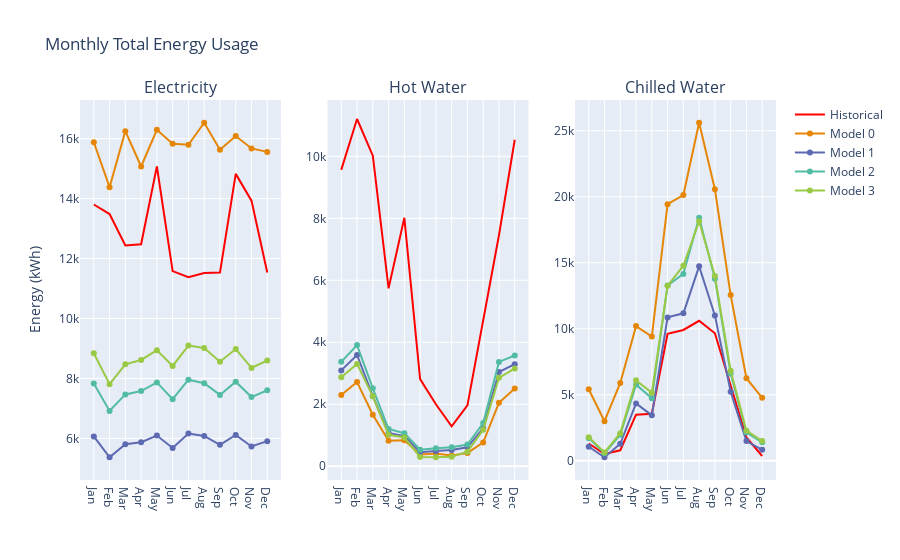
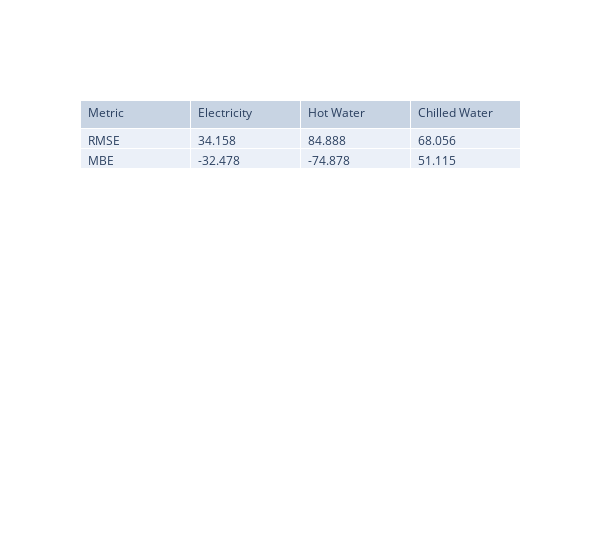

Write notebook code for charts like these, in order.
### Markdown cell above
# Comparison of Annual Trends

### Code cell
fig, metrics = plot_datasets_monthly()
model_num = 3
saveImagePlotly(fig, f"model{model_num}_monthly_e")

pretty_metrics(metrics, f"model{model_num}_metrics" )

### Figure 1 — Plotly figure (JSON) as saved in the notebook; plotly's stock layout.template omitted (floating-point values rounded to 4 significant figures)
{"data": [{"legendgroup": "Months", "line": {"color": "red"}, "mode": "lines", "name": "Historical", "showlegend": true, "type": "scatter", "x": ["Jan", "Feb", "Mar", "Apr", "May", "Jun", "Jul", "Aug", "Sep", "Oct", "Nov", "Dec"], "xaxis": "x", "y": [13800.0, 13490.0, 12440.0, 12480.0, 15080.0, 11580.0, 11380.0, 11520.0, 11530.0, 14830.0, 13930.0, 11530.0], "yaxis": "y"}, {"legendgroup": "Months", "line": {"color": "red"}, "mode": "lines", "name": "Historical", "showlegend": false, "type": "scatter", "x": ["Jan", "Feb", "Mar", "Apr", "May", "Jun", "Jul", "Aug", "Sep", "Oct", "Nov", "Dec"], "xaxis": "x2", "y": [9564.0, 11210.0, 10020.0, 5740.0, 8016.0, 2813.0, 1999.0, 1290.0, 1966.0, 4721.0, 7453.0, 10540.0], "yaxis": "y2"}, {"legendgroup": "Months", "line": {"color": "red"}, "mode": "lines", "name": "Historical", "showlegend": false, "type": "scatter", "x": ["Jan", "Feb", "Mar", "Apr", "May", "Jun", "Jul", "Aug", "Sep", "Oct", "Nov", "Dec"], "xaxis": "x3", "y": [1309.0, 517.9, 798.2, 3495.0, 3561.0, 9626.0, 9910.0, 10610.0, 9656.0, 5664.0, 1767.0, 365.6], "yaxis": "y3"}, {"legendgroup": "Months", "line": {"color": "rgb(229, 134, 6)"}, "mode": "lines+markers", "name": "Model 0", "showlegend": true, "type": "scatter", "x": ["Jan", "Feb", "Mar", "Apr", "May", "Jun", "Jul", "Aug", "Sep", "Oct", "Nov", "Dec"], "xaxis": "x", "y": [15880.0, 14380.0, 16250.0, 15070.0, 16300.0, 15830.0, 15800.0, 16530.0, 15630.0, 16090.0, 15680.0, 15560.0], "yaxis": "y"}, {"legendgroup": "Months", "line": {"color": "rgb(229, 134, 6)"}, "mode": "lines+markers", "name": "Model 0", "showlegend": false, "type": "scatter", "x": ["Jan", "Feb", "Mar", "Apr", "May", "Jun", "Jul", "Aug", "Sep", "Oct", "Nov", "Dec"], "xaxis": "x2", "y": [2301.0, 2718.0, 1664.0, 826.1, 838.4, 380.9, 408.6, 348.4, 424.2, 768.2, 2048.0, 2505.0], "yaxis": "y2"}, {"legendgroup": "Months", "line": {"color": "rgb(229, 134, 6)"}, "mode": "lines+markers", "name": "Model 0", "showlegend": false, "type": "scatter", "x": ["Jan", "Feb", "Mar", "Apr", "May", "Jun", "Jul", "Aug", "Sep", "Oct", "Nov", "Dec"], "xaxis": "x3", "y": [5422.0, 2997.0, 5895.0, 10200.0, 9412.0, 19440.0, 20130.0, 25610.0, 20570.0, 12550.0, 6256.0, 4773.0], "yaxis": "y3"}, {"legendgroup": "Months", "line": {"color": "rgb(93, 105, 177)"}, "mode": "lines+markers", "name": "Model 1", "showlegend": true, "type": "scatter", "x": ["Jan", "Feb", "Mar", "Apr", "May", "Jun", "Jul", "Aug", "Sep", "Oct", "Nov", "Dec"], "xaxis": "x", "y": [6066.0, 5370.0, 5807.0, 5873.0, 6093.0, 5680.0, 6164.0, 6080.0, 5785.0, 6113.0, 5729.0, 5908.0], "yaxis": "y"}, {"legendgroup": "Months", "line": {"color": "rgb(93, 105, 177)"}, "mode": "lines+markers", "name": "Model 1", "showlegend": false, "type": "scatter", "x": ["Jan", "Feb", "Mar", "Apr", "May", "Jun", "Jul", "Aug", "Sep", "Oct", "Nov", "Dec"], "xaxis": "x2", "y": [3094.0, 3590.0, 2260.0, 1072.0, 971.9, 451.0, 495.0, 522.1, 611.1, 1232.0, 3041.0, 3294.0], "yaxis": "y2"}, {"legendgroup": "Months", "line": {"color": "rgb(93, 105, 177)"}, "mode": "lines+markers", "name": "Model 1", "showlegend": false, "type": "scatter", "x": ["Jan", "Feb", "Mar", "Apr", "May", "Jun", "Jul", "Aug", "Sep", "Oct", "Nov", "Dec"], "xaxis": "x3", "y": [1067.0, 269.7, 1293.0, 4344.0, 3442.0, 10860.0, 11170.0, 14730.0, 11010.0, 5237.0, 1498.0, 834.8], "yaxis": "y3"}, {"legendgroup": "Months", "line": {"color": "rgb(82, 188, 163)"}, "mode": "lines+markers", "name": "Model 2", "showlegend": true, "type": "scatter", "x": ["Jan", "Feb", "Mar", "Apr", "May", "Jun", "Jul", "Aug", "Sep", "Oct", "Nov", "Dec"], "xaxis": "x", "y": [7828.0, 6917.0, 7467.0, 7578.0, 7868.0, 7306.0, 7959.0, 7843.0, 7450.0, 7892.0, 7379.0, 7605.0], "yaxis": "y"}, {"legendgroup": "Months", "line": {"color": "rgb(82, 188, 163)"}, "mode": "lines+markers", "name": "Model 2", "showlegend": false, "type": "scatter", "x": ["Jan", "Feb", "Mar", "Apr", "May", "Jun", "Jul", "Aug", "Sep", "Oct", "Nov", "Dec"], "xaxis": "x2", "y": [3369.0, 3910.0, 2515.0, 1202.0, 1067.0, 532.0, 582.4, 614.1, 702.7, 1393.0, 3367.0, 3575.0], "yaxis": "y2"}, {"legendgroup": "Months", "line": {"color": "rgb(82, 188, 163)"}, "mode": "lines+markers", "name": "Model 2", "showlegend": false, "type": "scatter", "x": ["Jan", "Feb", "Mar", "Apr", "May", "Jun", "Jul", "Aug", "Sep", "Oct", "Nov", "Dec"], "xaxis": "x3", "y": [1718.0, 567.8, 1971.0, 5771.0, 4745.0, 13280.0, 14160.0, 18400.0, 13790.0, 6618.0, 2158.0, 1403.0], "yaxis": "y3"}, {"legendgroup": "Months", "line": {"color": "rgb(153, 201, 69)"}, "mode": "lines+markers", "name": "Model 3", "showlegend": true, "type": "scatter", "x": ["Jan", "Feb", "Mar", "Apr", "May", "Jun", "Jul", "Aug", "Sep", "Oct", "Nov", "Dec"], "xaxis": "x", "y": [8841.0, 7808.0, 8473.0, 8617.0, 8942.0, 8418.0, 9097.0, 9018.0, 8556.0, 8981.0, 8352.0, 8599.0], "yaxis": "y"}, {"legendgroup": "Months", "line": {"color": "rgb(153, 201, 69)"}, "mode": "lines+markers", "name": "Model 3", "showlegend": false, "type": "scatter", "x": ["Jan", "Feb", "Mar", "Apr", "May", "Jun", "Jul", "Aug", "Sep", "Oct", "Nov", "Dec"], "xaxis": "x2", "y": [2871.0, 3303.0, 2257.0, 1013.0, 927.4, 300.3, 290.6, 303.0, 468.7, 1177.0, 2854.0, 3158.0], "yaxis": "y2"}, {"legendgroup": "Months", "line": {"color": "rgb(153, 201, 69)"}, "mode": "lines+markers", "name": "Model 3", "showlegend": false, "type": "scatter", "x": ["Jan", "Feb", "Mar", "Apr", "May", "Jun", "Jul", "Aug", "Sep", "Oct", "Nov", "Dec"], "xaxis": "x3", "y": [1793.0, 637.7, 2094.0, 6094.0, 5162.0, 13250.0, 14780.0, 18140.0, 14000.0, 6821.0, 2285.0, 1495.0], "yaxis": "y3"}], "layout": {"annotations": [{"font": {"size": 16}, "showarrow": false, "text": "Electricity", "x": 0.1444, "xanchor": "center", "xref": "paper", "y": 1, "yanchor": "bottom", "yref": "paper"}, {"font": {"size": 16}, "showarrow": false, "text": "Hot Water", "x": 0.5, "xanchor": "center", "xref": "paper", "y": 1, "yanchor": "bottom", "yref": "paper"}, {"font": {"size": 16}, "showarrow": false, "text": "Chilled Water", "x": 0.8556, "xanchor": "center", "xref": "paper", "y": 1, "yanchor": "bottom", "yref": "paper"}], "title": {"text": "Monthly Total Energy Usage"}, "xaxis": {"anchor": "y", "domain": [0, 0.2889]}, "xaxis2": {"anchor": "y2", "domain": [0.3556, 0.6444]}, "xaxis3": {"anchor": "y3", "domain": [0.7111, 1]}, "yaxis": {"anchor": "x", "domain": [0, 1], "title": {"text": "Energy (kWh)"}}, "yaxis2": {"anchor": "x2", "domain": [0, 1]}, "yaxis3": {"anchor": "x3", "domain": [0, 1]}}}

### Figure 2 — Plotly figure (JSON) as saved in the notebook; plotly's stock layout.template omitted (floating-point values rounded to 4 significant figures)
{"data": [{"cells": {"align": "left", "values": [["RMSE", "MBE"], [34.16, -32.48], [84.89, -74.88], [68.06, 51.12]]}, "header": {"align": "left", "values": ["Metric", "Electricity", "Hot Water", "Chilled Water"]}, "type": "table"}], "layout": {"paper_bgcolor": "rgba(0, 0, 0, 0)", "plot_bgcolor": "rgba(0, 0, 0, 0)", "width": 600}}
